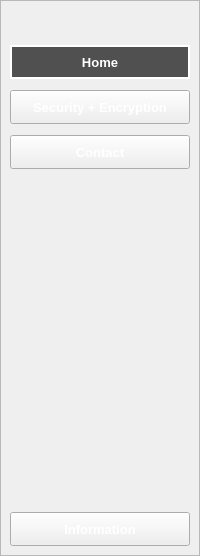
     <widget class="QFrame" name="side_menu_open">
      <property name="enabled">
       <bool>true</bool>
      </property>
      <property name="sizePolicy">
       <sizepolicy hsizetype="Preferred" vsizetype="Ignored">
        <horstretch>0</horstretch>
        <verstretch>0</verstretch>
       </sizepolicy>
      </property>
      <property name="maximumSize">
       <size>
        <width>250</width>
        <height>16777215</height>
       </size>
      </property>
      <property name="baseSize">
       <size>
        <width>2</width>
        <height>2</height>
       </size>
      </property>
      <property name="styleSheet">
       <string notr="true">QPushButton:checked{
                    background-color: rgb(80, 80, 80);
border:2px solid;
	border-color: rgb(255, 255, 255);
                }</string>
      </property>
      <property name="frameShape">
       <enum>QFrame::StyledPanel</enum>
      </property>
      <property name="frameShadow">
       <enum>QFrame::Raised</enum>
      </property>
      <property name="lineWidth">
       <number>0</number>
      </property>
      <layout class="QVBoxLayout" name="verticalLayout_9">
       <property name="spacing">
        <number>0</number>
       </property>
       <property name="leftMargin">
        <number>0</number>
       </property>
       <property name="topMargin">
        <number>0</number>
       </property>
       <property name="rightMargin">
        <number>0</number>
       </property>
       <property name="bottomMargin">
        <number>0</number>
       </property>
       <item>
        <widget class="QFrame" name="frame_8">
         <property name="enabled">
          <bool>true</bool>
         </property>
         <property name="focusPolicy">
          <enum>Qt::NoFocus</enum>
         </property>
         <property name="acceptDrops">
          <bool>false</bool>
         </property>
         <property name="styleSheet">
          <string notr="true">.frame_8{border:5px solid;
border-color: rgb(225, 217, 255);}
QPushButton{
color: rgb(255, 255, 255);}
QPushButton:checked{
                    background-color: rgb(80, 80, 80);
                }</string>
         </property>
         <property name="frameShape">
          <enum>QFrame::NoFrame</enum>
         </property>
         <property name="frameShadow">
          <enum>QFrame::Raised</enum>
         </property>
         <layout class="QVBoxLayout" name="verticalLayout_6">
          <item>
           <spacer name="verticalSpacer_8">
            <property name="orientation">
             <enum>Qt::Vertical</enum>
            </property>
            <property name="sizeType">
             <enum>QSizePolicy::Fixed</enum>
            </property>
            <property name="sizeHint" stdset="0">
             <size>
              <width>20</width>
              <height>5</height>
             </size>
            </property>
           </spacer>
          </item>
          <item>
           <widget class="QLabel" name="label_3">
            <property name="sizePolicy">
             <sizepolicy hsizetype="Minimum" vsizetype="Minimum">
              <horstretch>0</horstretch>
              <verstretch>0</verstretch>
             </sizepolicy>
            </property>
            <property name="maximumSize">
             <size>
              <width>250</width>
              <height>100</height>
             </size>
            </property>
            <property name="text">
             <string/>
            </property>
            <property name="pixmap">
             <pixmap>icons/logo.png</pixmap>
            </property>
            <property name="scaledContents">
             <bool>true</bool>
            </property>
           </widget>
          </item>
          <item>
           <spacer name="verticalSpacer_6">
            <property name="orientation">
             <enum>Qt::Vertical</enum>
            </property>
            <property name="sizeType">
             <enum>QSizePolicy::Fixed</enum>
            </property>
            <property name="sizeHint" stdset="0">
             <size>
              <width>20</width>
              <height>10</height>
             </size>
            </property>
           </spacer>
          </item>
          <item>
           <widget class="QPushButton" name="home_btn">
            <property name="minimumSize">
             <size>
              <width>34</width>
              <height>34</height>
             </size>
            </property>
            <property name="maximumSize">
             <size>
              <width>16777215</width>
              <height>34</height>
             </size>
            </property>
            <property name="font">
             <font>
              <pointsize>10</pointsize>
              <bold>true</bold>
             </font>
            </property>
            <property name="styleSheet">
             <string notr="true"/>
            </property>
            <property name="text">
             <string>Home</string>
            </property>
            <property name="icon">
             <iconset>
              <normaloff>icons/home-3-24.png</normaloff>icons/home-3-24.png</iconset>
            </property>
            <property name="iconSize">
             <size>
              <width>20</width>
              <height>20</height>
             </size>
            </property>
            <property name="checkable">
             <bool>true</bool>
            </property>
            <property name="checked">
             <bool>true</bool>
            </property>
            <property name="autoExclusive">
             <bool>true</bool>
            </property>
            <property name="flat">
             <bool>false</bool>
            </property>
           </widget>
          </item>
          <item>
           <spacer name="verticalSpacer_5">
            <property name="orientation">
             <enum>Qt::Vertical</enum>
            </property>
            <property name="sizeType">
             <enum>QSizePolicy::Fixed</enum>
            </property>
            <property name="sizeHint" stdset="0">
             <size>
              <width>20</width>
              <height>5</height>
             </size>
            </property>
           </spacer>
          </item>
          <item>
           <widget class="QPushButton" name="check_btn">
            <property name="enabled">
             <bool>true</bool>
            </property>
            <property name="minimumSize">
             <size>
              <width>0</width>
              <height>34</height>
             </size>
            </property>
            <property name="font">
             <font>
              <pointsize>10</pointsize>
              <bold>true</bold>
             </font>
            </property>
            <property name="text">
             <string>Security + Encryption</string>
            </property>
            <property name="icon">
             <iconset>
              <normaloff>icons/lock.png</normaloff>icons/lock.png</iconset>
            </property>
            <property name="iconSize">
             <size>
              <width>17</width>
              <height>17</height>
             </size>
            </property>
            <property name="checkable">
             <bool>true</bool>
            </property>
            <property name="autoExclusive">
             <bool>true</bool>
            </property>
           </widget>
          </item>
          <item>
           <spacer name="verticalSpacer_10">
            <property name="orientation">
             <enum>Qt::Vertical</enum>
            </property>
            <property name="sizeType">
             <enum>QSizePolicy::Fixed</enum>
            </property>
            <property name="sizeHint" stdset="0">
             <size>
              <width>20</width>
              <height>5</height>
             </size>
            </property>
           </spacer>
          </item>
          <item>
           <widget class="QPushButton" name="contact_btn">
            <property name="enabled">
             <bool>true</bool>
            </property>
            <property name="minimumSize">
             <size>
              <width>0</width>
              <height>34</height>
             </size>
            </property>
            <property name="font">
             <font>
              <pointsize>10</pointsize>
              <bold>true</bold>
             </font>
            </property>
            <property name="text">
             <string>Contact</string>
            </property>
            <property name="icon">
             <iconset>
              <normaloff>icons/message-2-xxl.png</normaloff>icons/message-2-xxl.png</iconset>
            </property>
            <property name="iconSize">
             <size>
              <width>17</width>
              <height>17</height>
             </size>
            </property>
            <property name="checkable">
             <bool>true</bool>
            </property>
            <property name="autoExclusive">
             <bool>true</bool>
            </property>
           </widget>
          </item>
          <item>
           <spacer name="verticalSpacer_2">
            <property name="orientation">
             <enum>Qt::Vertical</enum>
            </property>
            <property name="sizeHint" stdset="0">
             <size>
              <width>20</width>
              <height>337</height>
             </size>
            </property>
           </spacer>
          </item>
          <item>
           <widget class="QPushButton" name="infobtn">
            <property name="sizePolicy">
             <sizepolicy hsizetype="Preferred" vsizetype="Fixed">
              <horstretch>0</horstretch>
              <verstretch>0</verstretch>
             </sizepolicy>
            </property>
            <property name="minimumSize">
             <size>
              <width>0</width>
              <height>34</height>
             </size>
            </property>
            <property name="baseSize">
             <size>
              <width>40</width>
              <height>100</height>
             </size>
            </property>
            <property name="font">
             <font>
              <pointsize>10</pointsize>
              <bold>true</bold>
             </font>
            </property>
            <property name="text">
             <string>Information</string>
            </property>
            <property name="icon">
             <iconset>
              <normaloff>icons/info-xxl.png</normaloff>icons/info-xxl.png</iconset>
            </property>
            <property name="iconSize">
             <size>
              <width>20</width>
              <height>20</height>
             </size>
            </property>
            <property name="checkable">
             <bool>true</bool>
            </property>
            <property name="autoExclusive">
             <bool>true</bool>
            </property>
            <property name="flat">
             <bool>false</bool>
            </property>
           </widget>
          </item>
         </layout>
        </widget>
       </item>
      </layout>
     </widget>
